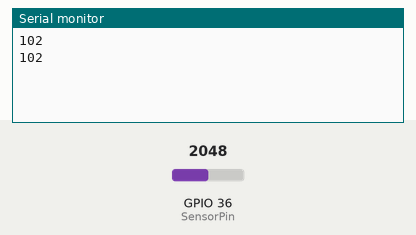
Simulated run of this sketch. Board: ESP32. Parts: the last lines printed to the serial monitor. The inputs (shaded band) are chosen by the test bench; at power-on: GPIO 36 (SensorPin) = 2048. Nothing arrives over Bluetooth unless stated.

Above: at 1.8 s.
1.9 s: GPIO 36 (SensorPin) set to 2866
At 2.4 s:
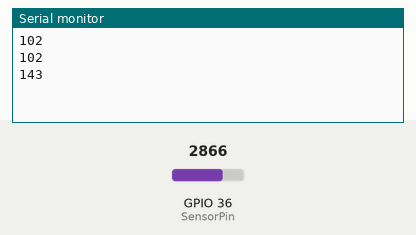
3.4 s: GPIO 36 (SensorPin) set to 3603
At 4.8 s:
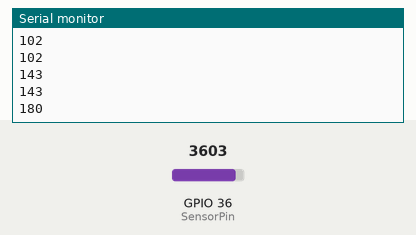
Timing chart, 0 to 6.4 s (numbered marks = the images above; inputs shaded):
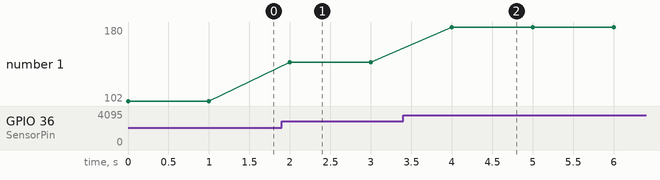

The sketch:

basic_BT_sendto_MobilePhone.ino
```cpp
#include <BluetoothSerial.h>

BluetoothSerial SerialBT;
int SensorPin = 36; // กำหนดขาของ Pulse Heartbeat Sensor (D34) -VP pin

void setup() {
  Serial.begin(9600);
  SerialBT.begin("ESP32_MetaRadiator"); // ตั้งชื่อ Bluetooth Serial

  pinMode(SensorPin, INPUT);
}

void loop() {
  int Signal = analogRead(SensorPin); // อ่านค่าจาก Pulse Heartbeat Sensor

  // ส่งค่า Pulse Heartbeat ผ่าน Bluetooth
  //SerialBT.print("Pulse Heartbeat: ");
  Serial.println(Signal/20);
  SerialBT.println(Signal/20);

  delay(1000); // รอ 1 วินาทีแล้วส่งข้อมูลอีกครั้ง
}
```

Measured:
- after the input at 1.9 s, the serial monitor: prints a new line after 0.10 s (image 1)
- after the input at 3.4 s, the serial monitor: prints a new line after 0.60 s (image 2)
- plotted number 1: 102 → 143 after the input at 1.9 s, 143 → 180 after the input at 3.4 s
